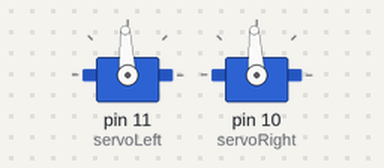
The sketch below on a simulated Arduino Uno, built with avr-gcc and run on an emulated ATmega328P. On the bench: 2 × servo.

Above: at 0.1 s.
At 3.1 s:
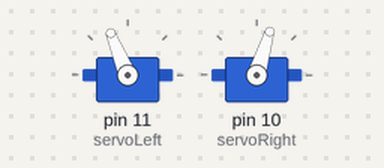
At 8.1 s:
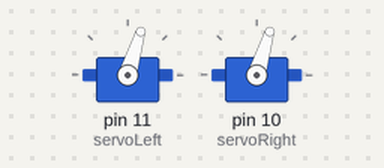
At 28.1 s:
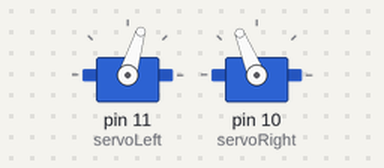
Timing chart, 0 to 29.6 s (numbered marks = the images above):
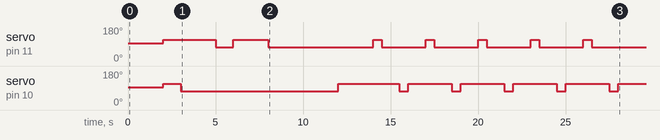

The sketch:

Moving_the_Robot.ino
```cpp
#include <Servo.h>

Servo servoRight;
Servo servoLeft;
void setup() {
  // put your setup code here, to run once:
  servoLeft.attach(11);
  servoRight.attach(10);

  servoLeft.writeMicroseconds(1500);
  servoRight.writeMicroseconds(1500);
  delay(2000);

  //right
  servoLeft.writeMicroseconds(1700);
  servoRight.writeMicroseconds(1700);
  delay(1000);
  servoLeft.writeMicroseconds(1700);
  servoRight.writeMicroseconds(1300);
  delay(2000);
  //left
  servoLeft.writeMicroseconds(1300);
  servoRight.writeMicroseconds(1300);
  delay(1000);
  servoLeft.writeMicroseconds(1700);
  servoRight.writeMicroseconds(1300);
  delay(2000);
  //spin
  servoLeft.writeMicroseconds(1300);
  servoRight.writeMicroseconds(1300);
  delay(4000);
  //backward
  servoLeft.writeMicroseconds(1300);
  servoRight.writeMicroseconds(1700);
  delay(2000);

   //right
  servoLeft.writeMicroseconds(1700);
  servoRight.writeMicroseconds(1700);
  delay(500);
  servoLeft.writeMicroseconds(1300);
  servoRight.writeMicroseconds(1700);
  delay(1000);
  //left
  servoLeft.writeMicroseconds(1300);
  servoRight.writeMicroseconds(1300);
  delay(500);
  servoLeft.writeMicroseconds(1300);
  servoRight.writeMicroseconds(1700);
  delay(1000);
     //right
  servoLeft.writeMicroseconds(1700);
  servoRight.writeMicroseconds(1700);
  delay(500);
  servoLeft.writeMicroseconds(1300);
  servoRight.writeMicroseconds(1700);
  delay(1000);
  //left
  servoLeft.writeMicroseconds(1300);
  servoRight.writeMicroseconds(1300);
  delay(500);
  servoLeft.writeMicroseconds(1300);
  servoRight.writeMicroseconds(1700);
  delay(1000);
     //right
  servoLeft.writeMicroseconds(1700);
  servoRight.writeMicroseconds(1700);
  delay(500);
  servoLeft.writeMicroseconds(1300);
  servoRight.writeMicroseconds(1700);
  delay(1000);
  //left
  servoLeft.writeMicroseconds(1300);
  servoRight.writeMicroseconds(1300);
  delay(500);
  servoLeft.writeMicroseconds(1300);
  servoRight.writeMicroseconds(1700);
  delay(1000);
     //right
  servoLeft.writeMicroseconds(1700);
  servoRight.writeMicroseconds(1700);
  delay(500);
  servoLeft.writeMicroseconds(1300);
  servoRight.writeMicroseconds(1700);
  delay(1000);
  //left
  servoLeft.writeMicroseconds(1300);
  servoRight.writeMicroseconds(1300);
  delay(500);
  servoLeft.writeMicroseconds(1300);
  servoRight.writeMicroseconds(1700);
  delay(1000);
     //right
  servoLeft.writeMicroseconds(1700);
  servoRight.writeMicroseconds(1700);
  delay(500);
  servoLeft.writeMicroseconds(1300);
  servoRight.writeMicroseconds(1700);
  delay(1000);
  //left
  servoLeft.writeMicroseconds(1300);
  servoRight.writeMicroseconds(1300);
  delay(500);
  servoLeft.writeMicroseconds(1300);
  servoRight.writeMicroseconds(1700);
  delay(1000);
}

void loop() {
  // put your main code here, to run repeatedly:

}
```
